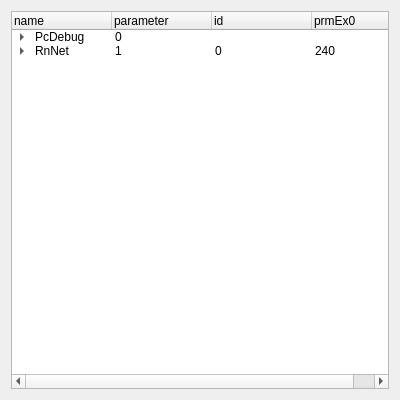
<?xml version="1.0" encoding="UTF-8"?>
<ui version="4.0">
 <class>Form</class>
 <widget class="QWidget" name="Form">
  <property name="geometry">
   <rect>
    <x>0</x>
    <y>0</y>
    <width>400</width>
    <height>400</height>
   </rect>
  </property>
  <property name="windowTitle">
   <string>Form</string>
  </property>
  <layout class="QVBoxLayout" name="verticalLayout">
   <item>
    <widget class="QTreeWidget" name="treeWidget">
     <column>
      <property name="text">
       <string>name</string>
      </property>
     </column>
     <column>
      <property name="text">
       <string>parameter</string>
      </property>
     </column>
     <column>
      <property name="text">
       <string>id</string>
      </property>
     </column>
     <column>
      <property name="text">
       <string>prmEx0</string>
      </property>
     </column>
     <item>
      <property name="text">
       <string>PcDebug</string>
      </property>
      <property name="text">
       <string>0</string>
      </property>
      <property name="text">
       <string/>
      </property>
      <property name="text">
       <string/>
      </property>
      <item>
       <property name="text">
        <string>SD4x</string>
       </property>
       <property name="text">
        <string>4</string>
       </property>
       <property name="text">
        <string/>
       </property>
       <property name="text">
        <string/>
       </property>
       <item>
        <property name="text">
         <string>SD42</string>
        </property>
        <property name="text">
         <string>4</string>
        </property>
        <property name="text">
         <string>21000501</string>
        </property>
        <property name="text">
         <string/>
        </property>
        <item>
         <property name="text">
          <string>V126</string>
         </property>
         <property name="text">
          <string>NULL</string>
         </property>
         <property name="text">
          <string>0</string>
         </property>
         <property name="text">
          <string/>
         </property>
        </item>
        <item>
         <property name="text">
          <string>V127</string>
         </property>
         <property name="text">
          <string>NULL</string>
         </property>
         <property name="text">
          <string>0</string>
         </property>
        </item>
       </item>
       <item>
        <property name="text">
         <string>SD43</string>
        </property>
        <property name="text">
         <string>4</string>
        </property>
        <property name="text">
         <string>21000650</string>
        </property>
        <item>
         <property name="text">
          <string>V126</string>
         </property>
         <property name="text">
          <string>NULL</string>
         </property>
         <property name="text">
          <string>0</string>
         </property>
        </item>
        <item>
         <property name="text">
          <string>V127</string>
         </property>
         <property name="text">
          <string>NULL</string>
         </property>
         <property name="text">
          <string>0</string>
         </property>
        </item>
       </item>
      </item>
     </item>
     <item>
      <property name="text">
       <string>RnNet</string>
      </property>
      <property name="text">
       <string>1</string>
      </property>
      <property name="text">
       <string>0</string>
      </property>
      <property name="text">
       <string>240</string>
      </property>
      <item>
       <property name="text">
        <string>SD1x</string>
       </property>
       <item>
        <property name="text">
         <string>SD1</string>
        </property>
        <property name="text">
         <string>1</string>
        </property>
        <property name="text">
         <string>21000612</string>
        </property>
        <item>
         <property name="text">
          <string>V130</string>
         </property>
         <property name="text">
          <string>NULL</string>
         </property>
         <property name="text">
          <string>0</string>
         </property>
        </item>
       </item>
      </item>
      <item>
       <property name="text">
        <string>SD4x</string>
       </property>
       <property name="text">
        <string>4</string>
       </property>
       <property name="text">
        <string/>
       </property>
       <property name="text">
        <string/>
       </property>
       <item>
        <property name="text">
         <string>SD42</string>
        </property>
        <property name="text">
         <string>4</string>
        </property>
        <property name="text">
         <string>21000501</string>
        </property>
        <property name="text">
         <string/>
        </property>
        <item>
         <property name="text">
          <string>V130</string>
         </property>
         <property name="text">
          <string>NULL</string>
         </property>
         <property name="text">
          <string>0</string>
         </property>
        </item>
        <item>
         <property name="text">
          <string>V133</string>
         </property>
         <property name="text">
          <string>NULL</string>
         </property>
         <property name="text">
          <string>0</string>
         </property>
        </item>
       </item>
       <item>
        <property name="text">
         <string>SD43</string>
        </property>
        <property name="text">
         <string>4</string>
        </property>
        <property name="text">
         <string>21000650</string>
        </property>
        <item>
         <property name="text">
          <string>V130</string>
         </property>
         <property name="text">
          <string>NULL</string>
         </property>
         <property name="text">
          <string>0</string>
         </property>
         <property name="text">
          <string/>
         </property>
        </item>
        <item>
         <property name="text">
          <string>V133</string>
         </property>
         <property name="text">
          <string>NULL</string>
         </property>
         <property name="text">
          <string>0</string>
         </property>
        </item>
       </item>
      </item>
      <item>
       <property name="text">
        <string>SD6x</string>
       </property>
       <property name="text">
        <string>6</string>
       </property>
       <property name="text">
        <string/>
       </property>
       <property name="text">
        <string/>
       </property>
       <item>
        <property name="text">
         <string>SD61_PLUS</string>
        </property>
        <property name="text">
         <string>6</string>
        </property>
        <property name="text">
         <string>21000541</string>
        </property>
        <property name="text">
         <string/>
        </property>
        <item>
         <property name="text">
          <string>V129</string>
         </property>
         <property name="text">
          <string>NULL</string>
         </property>
         <property name="text">
          <string>0</string>
         </property>
         <property name="text">
          <string/>
         </property>
        </item>
        <item>
         <property name="text">
          <string>V130</string>
         </property>
         <property name="text">
          <string>NULL</string>
         </property>
         <property name="text">
          <string>0</string>
         </property>
         <property name="text">
          <string/>
         </property>
        </item>
        <item>
         <property name="text">
          <string>V133</string>
         </property>
         <property name="text">
          <string>NULL</string>
         </property>
         <property name="text">
          <string>0</string>
         </property>
        </item>
       </item>
       <item>
        <property name="text">
         <string>SD61_MINI</string>
        </property>
        <property name="text">
         <string>6</string>
        </property>
        <property name="text">
         <string>21000595</string>
        </property>
        <property name="text">
         <string/>
        </property>
        <item>
         <property name="text">
          <string>V129</string>
         </property>
         <property name="text">
          <string>NULL</string>
         </property>
         <property name="text">
          <string>0</string>
         </property>
         <property name="text">
          <string/>
         </property>
        </item>
        <item>
         <property name="text">
          <string>V130</string>
         </property>
         <property name="text">
          <string>NULL</string>
         </property>
         <property name="text">
          <string>0</string>
         </property>
        </item>
        <item>
         <property name="text">
          <string>V133</string>
         </property>
         <property name="text">
          <string>NULL</string>
         </property>
         <property name="text">
          <string>0</string>
         </property>
        </item>
       </item>
      </item>
     </item>
    </widget>
   </item>
  </layout>
 </widget>
 <resources/>
 <connections/>
</ui>
